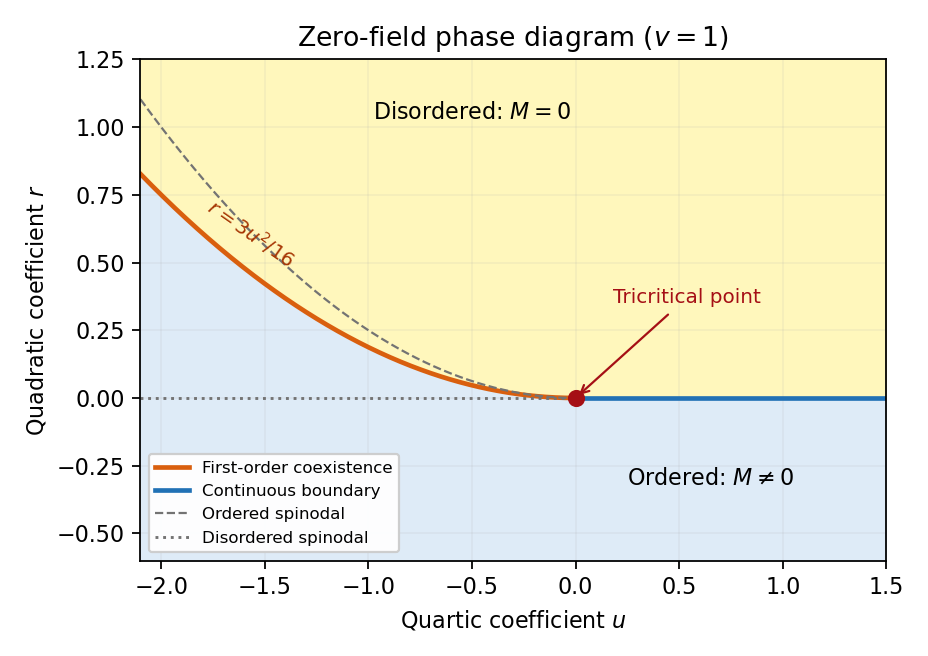

This chart was generated by the following Python code:
"""Sextic Landau phase diagram; Python 3.14.4, NumPy 2.3.5, Matplotlib 3.10.7.

Emit the PNG basename in caller CWD; respect caller MPLCONFIGDIR.
"""
from pathlib import Path
import matplotlib
matplotlib.use("Agg")
import matplotlib.pyplot as plt
import numpy as np


def main():
    fig, ax = plt.subplots(figsize=(5.8, 4.1), dpi=160, facecolor="white")
    u = np.linspace(-2.1, 1.5, 900)
    boundary = np.where(u < 0, 3*u*u/16, 0)
    ax.fill_between(u, -.6, boundary, color="#deebf7")
    ax.fill_between(u, boundary, 1.25, color="#fff7bc")
    neg = np.linspace(-2.1, 0, 500)
    pos = np.linspace(0, 1.5, 300)
    ax.plot(neg, 3*neg*neg/16, color="#d95f0e", lw=2.1, label="First-order coexistence")
    ax.plot(pos, np.zeros_like(pos), color="#2171b5", lw=2.1, label="Continuous boundary")
    ax.plot(neg, neg*neg/4, color="0.45", ls="--", lw=1, label="Ordered spinodal")
    ax.plot(neg, np.zeros_like(neg), color="0.45", ls=":", lw=1.3, label="Disordered spinodal")
    ax.scatter([0], [0], color="#a50f15", s=45, zorder=5)
    ax.annotate("Tricritical point", xy=(0, 0), xytext=(.18, .35), fontsize=9,
                arrowprops={"arrowstyle": "->", "color": "#a50f15"}, color="#a50f15")
    ax.text(-.5, 1.03, r"Disordered: $M=0$", ha="center", fontsize=10)
    ax.text(.65, -.32, r"Ordered: $M\ne0$", ha="center", fontsize=10)
    ax.text(-1.8, .48, r"$r=3u^2/16$", rotation=-35, color="#a63603", fontsize=9)
    ax.set(xlim=(-2.1, 1.5), ylim=(-.6, 1.25), xlabel=r"Quartic coefficient $u$",
           ylabel=r"Quadratic coefficient $r$", title=r"Zero-field phase diagram ($v=1$)")
    ax.legend(loc="lower left", fontsize=7.5, framealpha=.95)
    ax.grid(alpha=.14)
    fig.tight_layout()
    fig.savefig(Path("paper-51-tricritical-phase-diagram.png"), facecolor="white", transparent=False)
    plt.close(fig)


if __name__ == "__main__":
    main()
